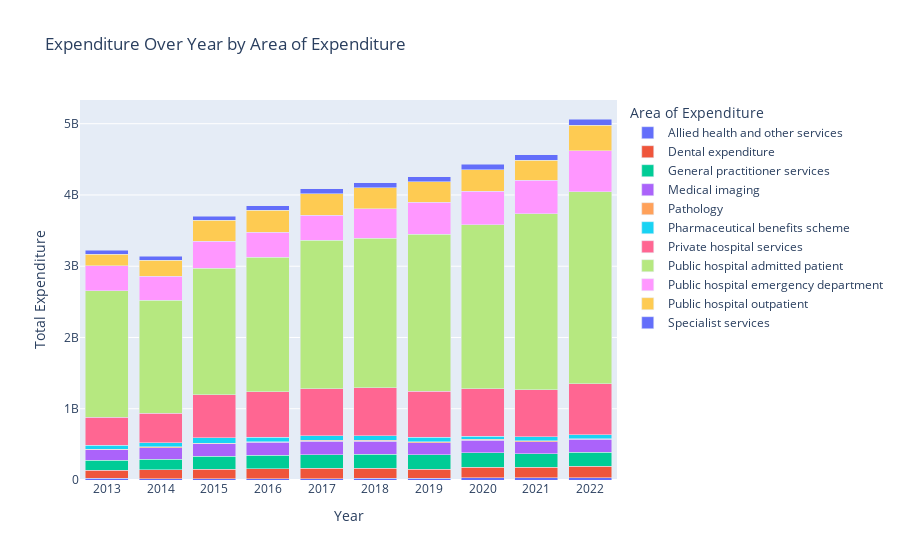

The notebook cell this image was saved under:
### Code cell
import plotly.express as px
import pandas as pd

# Define the complete range of years
all_years = pd.DataFrame({"Year": range(2013, 2023)})

# Create a DataFrame for all combinations of Year and Areas of expenditure
areas = df_revised["Areas of expenditure"].unique()
all_combinations = pd.MultiIndex.from_product(
    [all_years["Year"], areas], names=["Year", "Areas of expenditure"]
).to_frame(index=False)

# Merge the original data with the complete combinations, filling missing values with 0
df_complete = pd.merge(
    all_combinations, 
    df_revised, 
    on=["Year", "Areas of expenditure"], 
    how="left"
).fillna({"Expenditure": 0})

# Plot the stacked bar chart
fig = px.bar(
    df_complete,
    x="Year",
    y="Total Expenditure",
    color="Areas of expenditure",
    title="Expenditure Over Year by Area of Expenditure",
    labels={
        "Total Expenditure": "Total Expenditure",
        "Year": "Year",
        "Areas of expenditure": "Area of Expenditure",
    },
    barmode="stack"  # Stack the bars
)

# Update layout to show all year labels
fig.update_layout(
    xaxis=dict(
        tickmode="linear",  # Ensure all ticks are shown
        tick0=2013,         # Start ticks from 2013
        dtick=1             # Increment ticks by 1 year
    )
)

# Show the plot
fig.show()

### Figure 1 — Plotly figure (JSON) as saved in the notebook; plotly's stock layout.template omitted (floating-point values rounded to 4 significant figures)
{"data": [{"alignmentgroup": "True", "hovertemplate": "Area of Expenditure=Allied health and other services<br>Year=%{x}<br>Total Expenditure=%{y}<extra></extra>", "legendgroup": "Allied health and other services", "marker": {"color": "#636efa", "pattern": {"shape": ""}}, "name": "Allied health and other services", "offsetgroup": "Allied health and other services", "orientation": "v", "showlegend": true, "textposition": "auto", "type": "bar", "x": [2013, 2014, 2015, 2016, 2017, 2018, 2019, 2020, 2021, 2022], "xaxis": "x", "y": [23390000.0, 19490000.0, 17930000.0, 19510000.0, 20770000.0, 21980000.0, 25630000.0, 32410000.0, 32850000.0, 31440000.0], "yaxis": "y"}, {"alignmentgroup": "True", "hovertemplate": "Area of Expenditure=Dental expenditure<br>Year=%{x}<br>Total Expenditure=%{y}<extra></extra>", "legendgroup": "Dental expenditure", "marker": {"color": "#EF553B", "pattern": {"shape": ""}}, "name": "Dental expenditure", "offsetgroup": "Dental expenditure", "orientation": "v", "showlegend": true, "textposition": "auto", "type": "bar", "x": [2013, 2014, 2015, 2016, 2017, 2018, 2019, 2020, 2021, 2022], "xaxis": "x", "y": [112700000.0, 120900000.0, 130900000.0, 139500000.0, 142600000.0, 145400000.0, 128100000.0, 143200000.0, 144600000.0, 162200000.0], "yaxis": "y"}, {"alignmentgroup": "True", "hovertemplate": "Area of Expenditure=General practitioner services<br>Year=%{x}<br>Total Expenditure=%{y}<extra></extra>", "legendgroup": "General practitioner services", "marker": {"color": "#00cc96", "pattern": {"shape": ""}}, "name": "General practitioner services", "offsetgroup": "General practitioner services", "orientation": "v", "showlegend": true, "textposition": "auto", "type": "bar", "x": [2013, 2014, 2015, 2016, 2017, 2018, 2019, 2020, 2021, 2022], "xaxis": "x", "y": [141400000.0, 150700000.0, 181800000.0, 186600000.0, 192500000.0, 195800000.0, 202900000.0, 203300000.0, 191200000.0, 199100000.0], "yaxis": "y"}, {"alignmentgroup": "True", "hovertemplate": "Area of Expenditure=Medical imaging<br>Year=%{x}<br>Total Expenditure=%{y}<extra></extra>", "legendgroup": "Medical imaging", "marker": {"color": "#ab63fa", "pattern": {"shape": ""}}, "name": "Medical imaging", "offsetgroup": "Medical imaging", "orientation": "v", "showlegend": true, "textposition": "auto", "type": "bar", "x": [2013, 2014, 2015, 2016, 2017, 2018, 2019, 2020, 2021, 2022], "xaxis": "x", "y": [144000000.0, 163800000.0, 174700000.0, 182600000.0, 189800000.0, 181700000.0, 169500000.0, 181800000.0, 169100000.0, 175700000.0], "yaxis": "y"}, {"alignmentgroup": "True", "hovertemplate": "Area of Expenditure=Pathology<br>Year=%{x}<br>Total Expenditure=%{y}<extra></extra>", "legendgroup": "Pathology", "marker": {"color": "#FFA15A", "pattern": {"shape": ""}}, "name": "Pathology", "offsetgroup": "Pathology", "orientation": "v", "showlegend": true, "textposition": "auto", "type": "bar", "x": [2013, 2014, 2015, 2016, 2017, 2018, 2019, 2020, 2021, 2022], "xaxis": "x", "y": [8910000.0, 8790000.0, 10640000.0, 11050000.0, 11620000.0, 11840000.0, 11890000.0, 12620000.0, 13000000.0, 13420000.0], "yaxis": "y"}, {"alignmentgroup": "True", "hovertemplate": "Area of Expenditure=Pharmaceutical benefits scheme<br>Year=%{x}<br>Total Expenditure=%{y}<extra></extra>", "legendgroup": "Pharmaceutical benefits scheme", "marker": {"color": "#19d3f3", "pattern": {"shape": ""}}, "name": "Pharmaceutical benefits scheme", "offsetgroup": "Pharmaceutical benefits scheme", "orientation": "v", "showlegend": true, "textposition": "auto", "type": "bar", "x": [2013, 2014, 2015, 2016, 2017, 2018, 2019, 2020, 2021, 2022], "xaxis": "x", "y": [57210000.0, 57380000.0, 74070000.0, 61230000.0, 64000000.0, 63590000.0, 60500000.0, 43320000.0, 56700000.0, 54370000.0], "yaxis": "y"}, {"alignmentgroup": "True", "hovertemplate": "Area of Expenditure=Private hospital services<br>Year=%{x}<br>Total Expenditure=%{y}<extra></extra>", "legendgroup": "Private hospital services", "marker": {"color": "#FF6692", "pattern": {"shape": ""}}, "name": "Private hospital services", "offsetgroup": "Private hospital services", "orientation": "v", "showlegend": true, "textposition": "auto", "type": "bar", "x": [2013, 2014, 2015, 2016, 2017, 2018, 2019, 2020, 2021, 2022], "xaxis": "x", "y": [393400000.0, 414800000.0, 606200000.0, 638700000.0, 660800000.0, 674400000.0, 648300000.0, 665700000.0, 658500000.0, 716700000.0], "yaxis": "y"}, {"alignmentgroup": "True", "hovertemplate": "Area of Expenditure=Public hospital admitted patient<br>Year=%{x}<br>Total Expenditure=%{y}<extra></extra>", "legendgroup": "Public hospital admitted patient", "marker": {"color": "#B6E880", "pattern": {"shape": ""}}, "name": "Public hospital admitted patient", "offsetgroup": "Public hospital admitted patient", "orientation": "v", "showlegend": true, "textposition": "auto", "type": "bar", "x": [2013, 2014, 2015, 2016, 2017, 2018, 2019, 2020, 2021, 2022], "xaxis": "x", "y": [1777000000.0, 1586000000.0, 1778000000.0, 1886000000.0, 2084000000.0, 2094000000.0, 2202000000.0, 2302000000.0, 2470000000.0, 2688000000.0], "yaxis": "y"}, {"alignmentgroup": "True", "hovertemplate": "Area of Expenditure=Public hospital emergency department<br>Year=%{x}<br>Total Expenditure=%{y}<extra></extra>", "legendgroup": "Public hospital emergency department", "marker": {"color": "#FF97FF", "pattern": {"shape": ""}}, "name": "Public hospital emergency department", "offsetgroup": "Public hospital emergency department", "orientation": "v", "showlegend": true, "textposition": "auto", "type": "bar", "x": [2013, 2014, 2015, 2016, 2017, 2018, 2019, 2020, 2021, 2022], "xaxis": "x", "y": [351700000.0, 334100000.0, 377700000.0, 352500000.0, 350400000.0, 419600000.0, 447600000.0, 470200000.0, 468200000.0, 578600000.0], "yaxis": "y"}, {"alignmentgroup": "True", "hovertemplate": "Area of Expenditure=Public hospital outpatient<br>Year=%{x}<br>Total Expenditure=%{y}<extra></extra>", "legendgroup": "Public hospital outpatient", "marker": {"color": "#FECB52", "pattern": {"shape": ""}}, "name": "Public hospital outpatient", "offsetgroup": "Public hospital outpatient", "orientation": "v", "showlegend": true, "textposition": "auto", "type": "bar", "x": [2013, 2014, 2015, 2016, 2017, 2018, 2019, 2020, 2021, 2022], "xaxis": "x", "y": [160700000.0, 228700000.0, 290100000.0, 310400000.0, 301700000.0, 294600000.0, 287800000.0, 295300000.0, 281400000.0, 358600000.0], "yaxis": "y"}, {"alignmentgroup": "True", "hovertemplate": "Area of Expenditure=Specialist services<br>Year=%{x}<br>Total Expenditure=%{y}<extra></extra>", "legendgroup": "Specialist services", "marker": {"color": "#636efa", "pattern": {"shape": ""}}, "name": "Specialist services", "offsetgroup": "Specialist services", "orientation": "v", "showlegend": true, "textposition": "auto", "type": "bar", "x": [2013, 2014, 2015, 2016, 2017, 2018, 2019, 2020, 2021, 2022], "xaxis": "x", "y": [51570000.0, 54160000.0, 59140000.0, 61820000.0, 67010000.0, 71230000.0, 72490000.0, 81670000.0, 81120000.0, 87090000.0], "yaxis": "y"}], "layout": {"barmode": "stack", "legend": {"title": {"text": "Area of Expenditure"}, "tracegroupgap": 0}, "title": {"text": "Expenditure Over Year by Area of Expenditure"}, "xaxis": {"anchor": "y", "domain": [0, 1], "dtick": 1, "tick0": 2013, "tickmode": "linear", "title": {"text": "Year"}}, "yaxis": {"anchor": "x", "domain": [0, 1], "title": {"text": "Total Expenditure"}}}}
